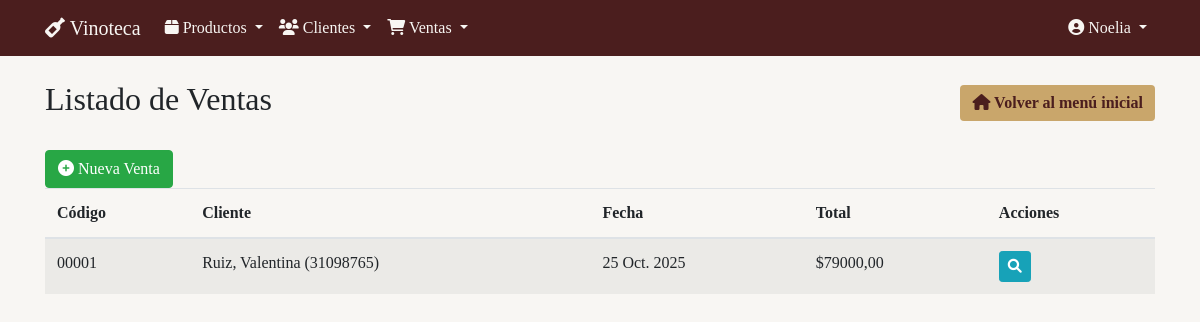
The page /ventas/ (signed in) on the database as committed earlier.
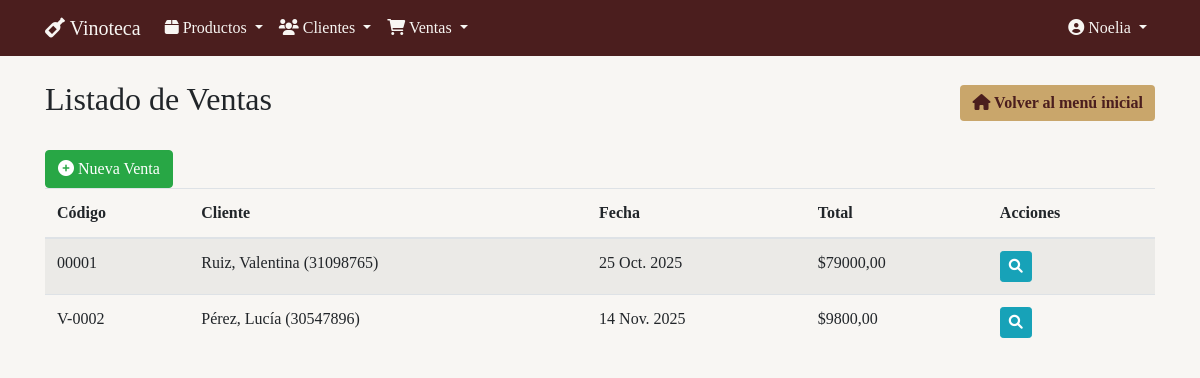
The same page on the database as committed later.
### ventas/models.py (models this page shows, shortened)
class Venta(models.Model):
    codigo = models.CharField(max_length=20, unique=True)
    cliente = models.ForeignKey(Cliente, on_delete=models.PROTECT)
    fecha = models.DateField(default=date.today)  # ✅ editable con calendario
    total = models.DecimalField(max_digits=10, decimal_places=2, default=0)
    medio_pago = models.CharField(
        max_length=20,
        choices=[
            ('efectivo', 'Efectivo'),
            ('credito', 'Tarjeta de Crédito'),
            ('debito', 'Tarjeta de Débito'),
            ('qr', 'QR'),
        ],
        default='efectivo',  # ✅ evita errores en migración
    )

### clientes/models.py (models this page shows)
class Cliente(models.Model):
    nombre = models.CharField(max_length=100)
    apellido = models.CharField(max_length=100)
    documento = models.CharField(max_length=20, unique=True)
    email = models.EmailField()
    telefono = models.CharField(max_length=20)
    direccion = models.TextField()
    def __str__(self):
        return f"{self.apellido}, {self.nombre} ({self.documento})"

### ventas/views.py (the view)
# urls.py: path('', VentaListView.as_view(), name='venta_list'),
class VentaListView(LoginRequiredMixin, PermissionRequiredMixin, ListView):
    model = Venta
    template_name = 'venta/venta_list.html'
    context_object_name = 'ventas'
    permission_required = 'ventas.view_venta'

### templates/venta/venta_list.html (shortened to what this page needs)
{% extends 'base.html' %}
{% block header %}Listado de Ventas{% endblock %}
{% block extra_buttons %}
<a href="{% url 'ventas:venta_create' %}" class="btn btn-success">
  <i class="fas fa-plus-circle"></i> Nueva Venta
</a>
{% endblock %}
{% block content %}
<table class="table table-striped table-hover">
  <thead>
    <tr>
      <th>Código</th>
      <th>Cliente</th>
      <th>Fecha</th>
      <th>Total</th>
      <th>Acciones</th>
    </tr>
  </thead>
  <tbody>
    {% for venta in ventas %}
    <tr>
      <td>{{ venta.codigo }}</td>
      <td>{{ venta.cliente }}</td>
      <td>{{ venta.fecha }}</td>
      <td>${{ venta.total }}</td>
      <td>
        <a href="{% url 'ventas:venta_detail' venta.pk %}" class="btn btn-sm btn-info">
          <i class="fas fa-search"></i>
        </a>
      </td>
    </tr>
    {% empty %}
    <tr><td colspan="5" class="text-center">No hay ventas registradas.</td></tr>
    {% endfor %}
  </tbody>
</table>
{% endblock %}

Rows that differ between the two databases and show on the page:
added Venta: codigo "V-0002", cliente "Pérez, Lucía (30547896)", fecha "14 Nov. 2025", total "9800,00"
